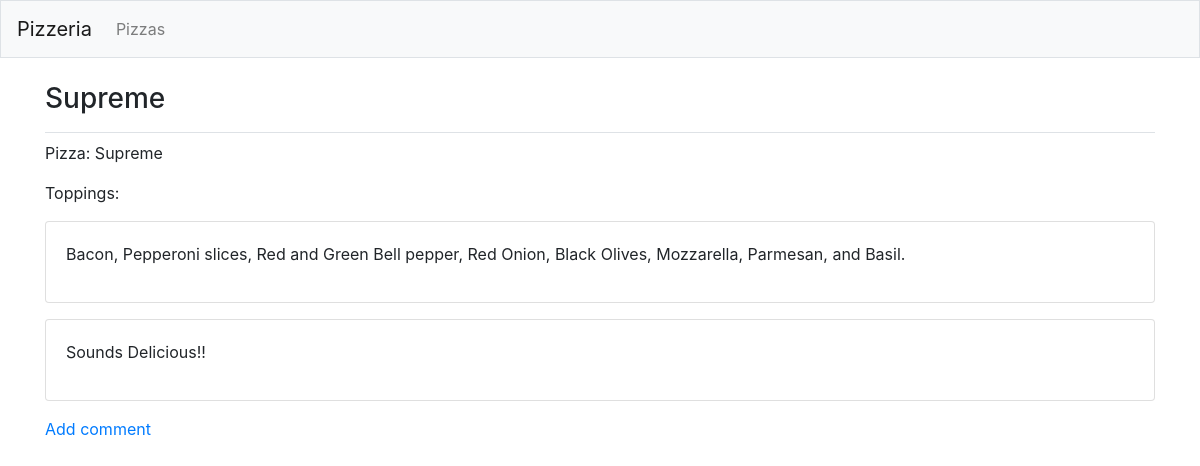
/pizzas/6/, run on the app's committed database.
### pizzas/models.py (models this page shows, shortened)
class Pizza(models.Model):
    text = models.CharField(max_length=200)
    date_added = models.DateTimeField(auto_now_add=True)
    def __str__(self):
        return self.text

class Topping(models.Model):
    pizza = models.ForeignKey(Pizza,on_delete=models.CASCADE)
    text = models.TextField()
    date_added = models.DateTimeField(auto_now_add=True)
    class Meta:
        verbose_name_plural = 'toppings'

### pizzas/views.py (the view)
# urls.py: path('pizzas/<int:pizza_id>/',views.pizza,name='pizza'),
def pizza(request,pizza_id):
    pizza = Pizza.objects.get(id=pizza_id)
    toppings = pizza.topping_set.order_by('date_added')
    context = {'pizza':pizza, 'toppings':toppings}
    return render(request,'pizzas/pizza.html', context)

### pizzas/templates/pizzas/pizza.html
{% extends "pizzas/base.html" %}
{% block page_header %}
<h3>{{ pizza }}</h3>
{% endblock page_header %}
{% block content %}
<p>Pizza: {{ pizza }}</p>
<p>Toppings:</p>
{% for topping in toppings %}
<div class="card mb-3">
<div class="card-body">
    {{ topping.text|linebreaks}}
</div>
</div>
{% empty %}
    <p>There are no toppings for this pizza yet.</p>
{% endfor %}
<p>
    <a href="{% url 'pizzas:comment' pizza.id %}">Add comment</a>
</p>
{% endblock content %}

### data on the page
Pizza: text "Supreme"
Topping: text "Bacon, Pepperoni slices, Red and Green Bell pepper, Red Onion, Black Olives, Mozzarella, Parmesan, and Basil."
Topping: text "Sounds Delicious!!"
